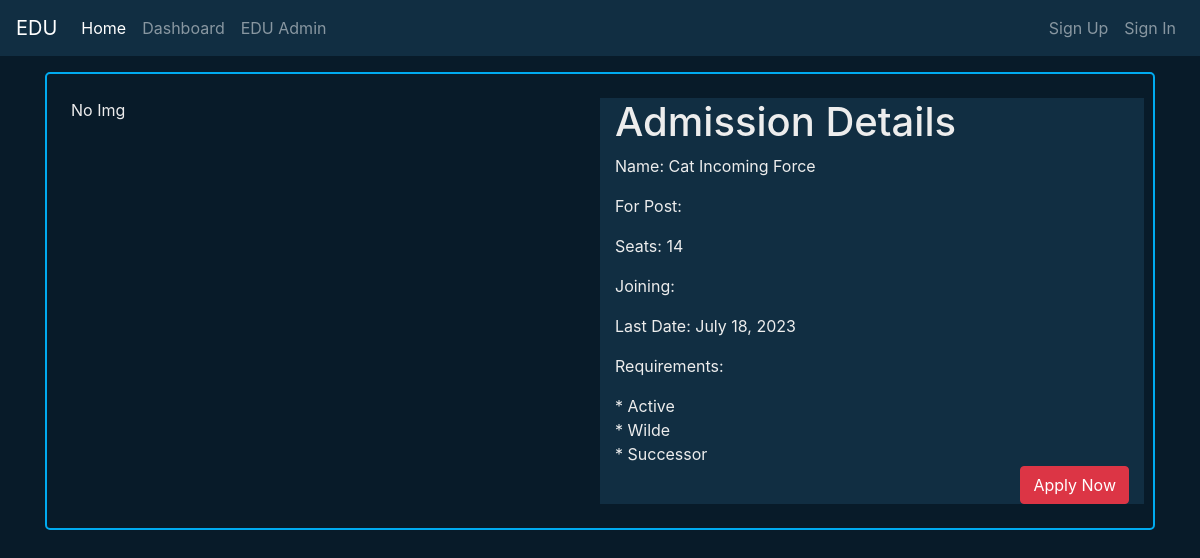
Page /edu/The_Meow_University6b5c9/admission/1/Cat Incoming Force/ on the committed database.
### edu_recruiter/models.py (models this page shows, shortened)
class AdmissionFrom(models.Model):
    name = models.CharField(max_length=50)
    edu = models.ForeignKey(xEduInstitution, on_delete=models.CASCADE)
    course = models.ManyToManyField(InstCourse,blank=True)
    requirements = models.TextField(blank=True,null=True)
    sectionStart = models.DateField()
    sectionEnd = models.DateField()
    lastDate = models.DateField()
    seats = models.IntegerField()
    bachno = models.IntegerField()
    dateOfcreation = models.DateField(default=timezone.now,editable=False)
    disable = models.BooleanField(default=False)
    ad = models.ImageField(upload_to=upload_path,blank=True,null=True)
    status = models.CharField(choices=STATUS_CHOICES, default=ONGOING, max_length=20)

### edu_recruiter/views.py (the view)
# urls.py: path('admission/<int:pk>/<str:name>/',admissionDV.as_view(),name="admissionD"),
class admissionDV(DetailView):
    model = AdmissionFrom
    template_name = 'recruiter/AdmissionD.html'
    context_object_name = 'admis'
    def get(self,request,pk_key,pk,name):
        edu = get_object_or_404(xEduInstitution,pk_key=pk_key)
        onj = get_object_or_404(self.model,pk=pk,name=name)
        return render(request,self.template_name,{self.context_object_name:onj,'edu':edu})

### edu/models.py (called while the page is built)
    def __str__(self):
        return self.name

### templates/recruiter/AdmissionD.html (shortened to what this page needs)
{% extends 'base.html' %}
{% block contx %}
<div class="card cs-card p-4">
    <div class="row">
        <div class="col-md-6">
            {% if admis.ad %}
                <img class="img-fluid" src="{{MEDIA_URL}}{{admis.ad.url}}" alt="{{admis.name}}" style="height:450px; width:100%;">
            {% else %}
                <p>No Img</p>
            {% endif %}
        </div>
        <div class="col-md-6 bg-snd">
            <h1>Admission Details</h1>
            <p>Name: {{ admis.name }}</p>
            <p>For Post: {{ admis.forPost }}</p>
            <p>Seats: {{ admis.seats }}</p>
            <p>Joining: {{ admis.joining }}</p>
            <p>Last Date: {{ admis.lastDate }}</p>
            <p>Requirements:</p>
            {{ admis.requirements|linebreaksbr|safe}}<br>
            <div class="d-flex justify-content-end">
                <a  href="{% url 'studentAdmit' edu.pk_key admis.pk  %}">
                    <button  class="btn btn-danger">Apply Now</button>
                </a>
            </div>
        </div>
    </div>
</div>
{% endblock contx %}

### static/css/main.css (style rules this page uses)
:root { --bg-color:#081b29; --second-bg-color:#112e42; --text-color:#ededed; --main-color:#00abf0; }
html { overflow-x:hidden ; }
body { background-color: var(--bg-color) !important ; }
.bg-fst { background-color:var(--bg-color) !important; }
.bg-snd { background-color:var(--second-bg-color) !important; }
.cs-card { background-color: var(--bg-color) !important; color: var(--text-color) !important; border: 2px solid var(--main-color) !important; border-radius: 5px !important; min-height: 45px; padding: 4px; }

### rows in the picture
AdmissionFrom: name "Cat Incoming Force", seats "14", lastDate "July 18, 2023", requirements "* Active * Wilde * Successor"
